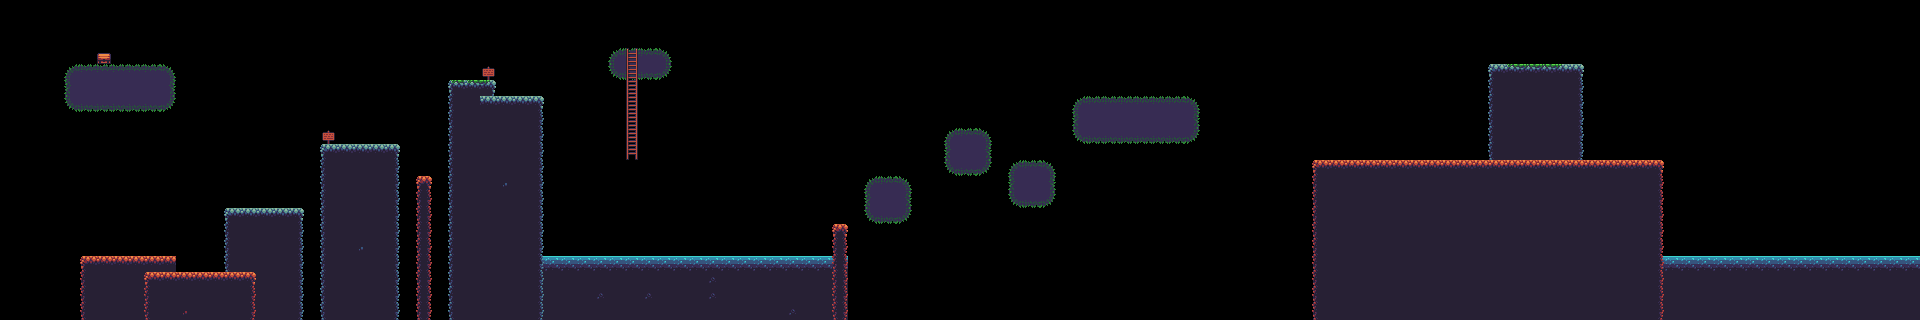

Below is a game level as drawn by its tile map, then a one-line description and the .tmx that defines it (tile-layer data replaced by summaries):
An orthogonal 120x20 tile map with 16x16 px tiles, 3 tile layers (background, tiled, objects) and 19 objects.

<map version="1.2" tiledversion="1.2.4" orientation="orthogonal" renderorder="right-down" width="120" height="20" tilewidth="16" tileheight="16" infinite="0" nextlayerid="6" nextobjectid="24">
 <tileset firstgid="1" source="platformer_1.tsx" />
 <layer id="1" name="background" width="120" height="20">
  <data>[2400 cells, 24 non-empty, 2 distinct tile ids]</data>
 </layer>
 <layer id="4" name="tiled" width="120" height="20">
  <data>[2400 cells, 697 non-empty, 31 distinct tile ids]</data>
 </layer>
 <layer id="5" name="objects" width="120" height="20">
  <data>[2400 cells, 10 non-empty, 5 distinct tile ids]</data>
 </layer>
 <objectgroup id="2" name="COLLISION">
  <object id="5" x="73.3333" y="68" width="97.3333" height="8" />
  <object id="6" x="81.8333" y="256.667" width="93.625" height="5.33333" />
  <object id="7" x="145.5" y="271.75" width="109.5" height="5" />
  <object id="8" x="225" y="208.5" width="78.25" height="5" />
  <object id="9" x="321.5" y="144" width="78" height="5" />
  <object id="10" x="418" y="176.5" width="13" height="5.5" />
  <object id="11" x="450.5" y="80.75" width="43.5" height="14.75" />
  <object id="12" x="480.75" y="95.5" width="62" height="7" />
  <object id="13" x="621.75" y="51.75" width="40.75" height="9" />
  <object id="16" x="870" y="180" width="36.75" height="12" />
  <object id="17" x="950" y="133" width="35.75" height="12.5" />
  <object id="18" x="1012.75" y="164.75" width="39.25" height="9.25" />
  <object id="19" x="1078" y="101" width="117.75" height="8" />
  <object id="20" x="832" y="225.333" width="14.6667" height="10" />
  <object id="22" x="1313.33" y="160.667" width="349.333" height="7.33333" />
  <object id="23" x="1489.33" y="64.6667" width="93" height="7" />
 </objectgroup>
 <objectgroup id="3" name="BOUNDS">
  <object id="1" x="-0.666667" y="-190" width="7.33333" height="512.667" />
  <object id="2" x="0.666667" y="308.667" width="1939.33" height="12.6667" />
  <object id="3" x="1904" y="-190.667" width="20" height="516" />
 </objectgroup>
</map>
